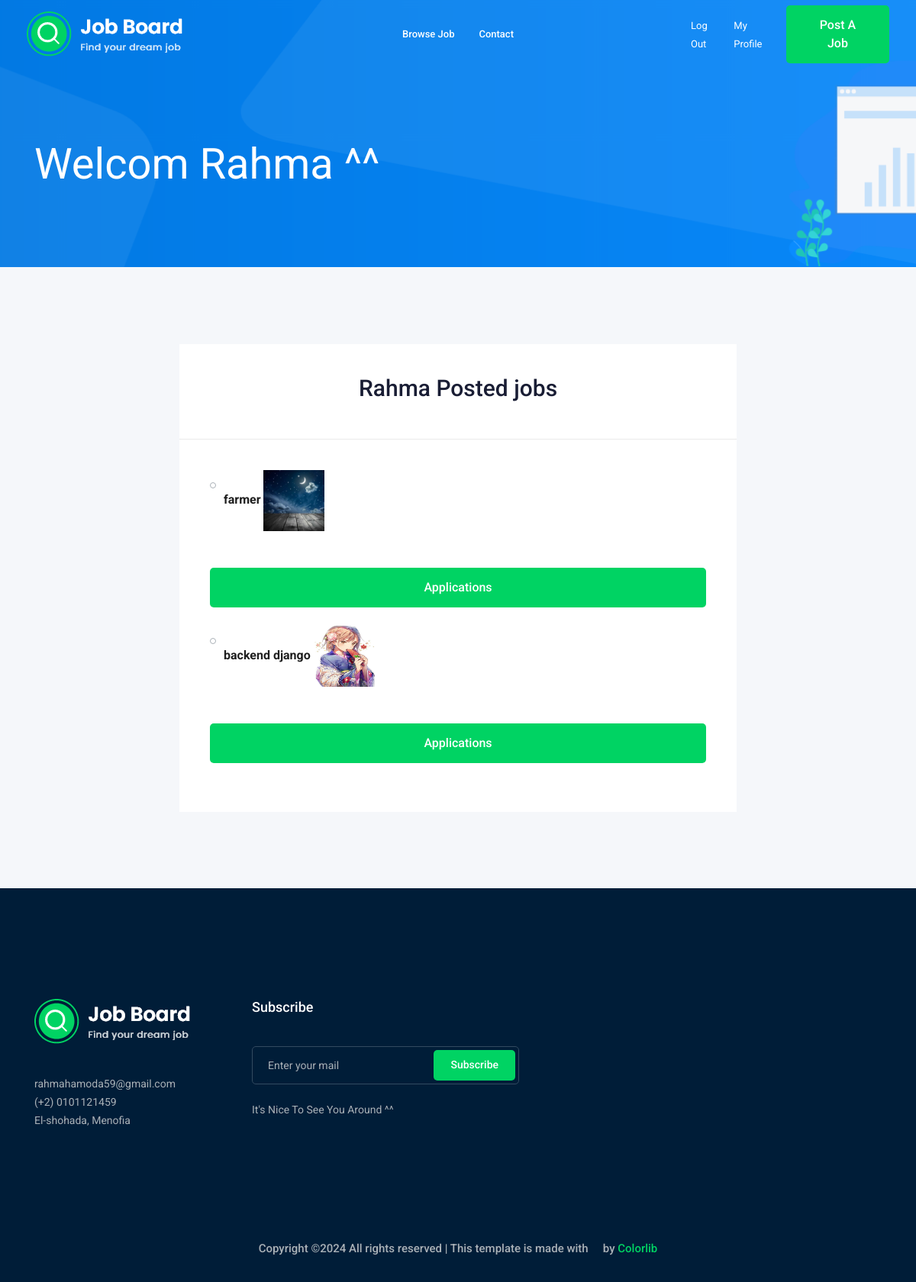
/accounts/profile/jobs (signed in), run on the app's committed database.
### accounts/models.py (models this page shows, shortened)
class profile(models.Model):
    user = models.OneToOneField(User,on_delete=models.CASCADE )
    city = models.ForeignKey('city',on_delete=models.CASCADE,null=True,blank=True)
    image = models.ImageField(upload_to='profile/',null=True,blank=True,default='avatar.jpg')
    phone_number = models.PositiveIntegerField(null=True)

### job/models.py (models this page shows, shortened)
class job(models.Model):
    owner = models.ForeignKey(User,on_delete=models.CASCADE )
    title = models.CharField(max_length=100)
    profile_name = models.ForeignKey(profile, on_delete = models.CASCADE, related_name ="job" )
    type = models.CharField(max_length=100,choices=JOB_TYPE)
    description = models.TextField(max_length=1000)
    puplished_at = models.DateTimeField(auto_now=True)
    vacancy = models.IntegerField(default=1)
    salary = models.IntegerField(default=0)
    category_name = models.CharField(max_length = 50 , choices =category_options, null = True, blank = True )
    experience = models.IntegerField(default=1)
    gender = models.CharField(max_length=100,choices=GENDER)
    image = models.ImageField(upload_to=image_save)
    slug = models.SlugField(blank=True,null=True)

### accounts/views.py (the view)
# urls.py: path('profile/jobs',views.user_posted_jobs,name='profile_jobs'),
def user_posted_jobs(request):
    Profile= profile.objects.get(user=request.user)
    posted_jobs = Profile.job.all()
    return render(request,'accounts/pofile_posted_jobs.html',{'profile':Profile, 'posted':posted_jobs})

### accounts/templates/accounts/pofile_posted_jobs.html (shortened to what this page needs)
{% extends 'base.html' %}
{% load bootstrap4 %}
{% load static %}
{% block content %}
    <div class="bradcam_area bradcam_bg_1">
        <div class="container">
            <div class="row">
                <div class="col-xl-12">
                    <div class="bradcam_text">
                        <h3>Welcom {{profile.user}} ^^</h3>
                    </div>
                </div>
            </div>
        </div>
    </div>
    <div class="job_details_area">
        <div class="container">
            <div class="row">
                <div class="col-lg-8 mx-auto">
                    <div class="job_details_header">
                                    <div class="job_sumary ">
                                        <div class="summery_header ">
                                            <h2 class="text-center">{{profile.user}} Posted jobs</h2>
                                        </div>
                                        <div class="job_content">
                                            <ul>
                                            {% for item in posted %}
                                                <li><span><strong><a href= "{% url 'job:job_details' item.slug %}"> {{item.title}} <img src="{{item.image.url}}" alt="" height="80px" width="80px" >
                                                </strong></span></li>
                                                <br> <br>
                                             <a href="{% url 'accounts:job_applicants' item.pk %}" class="boxed-btn3 w-100">Applications</a> <br> <br>
                                            {% endfor %}
                                            </ul>
                                        </div>
                                </div>
                            </div>
                        </div>
                    </div>
                </div>
            </div>
   {% endblock %}

### data on the page
profile: user "Rahma"
job: title "farmer", image (picture)
job: title "backend django", image (picture)
